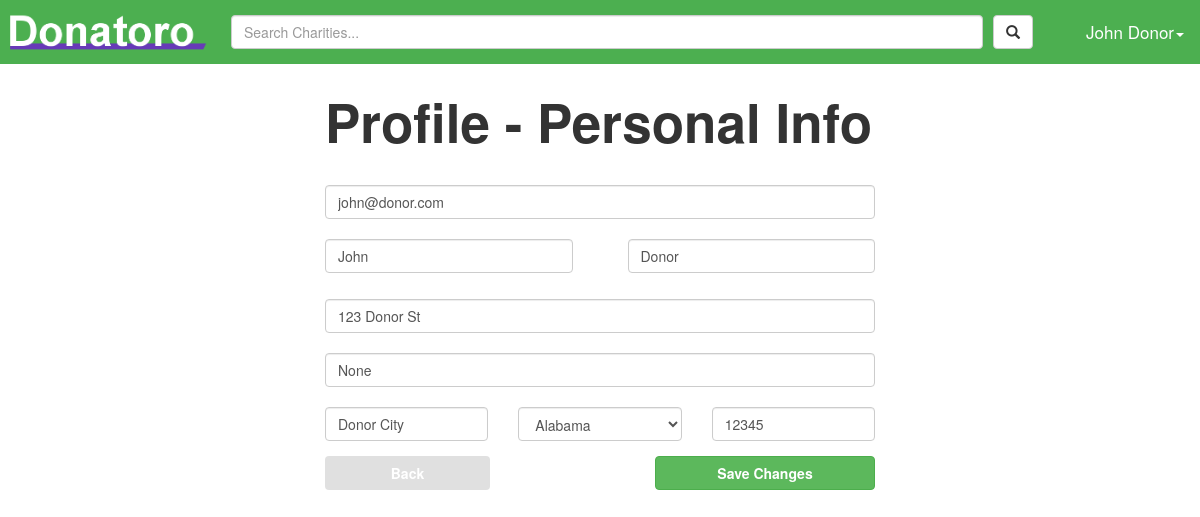
The app's page /personal (signed in), older data.
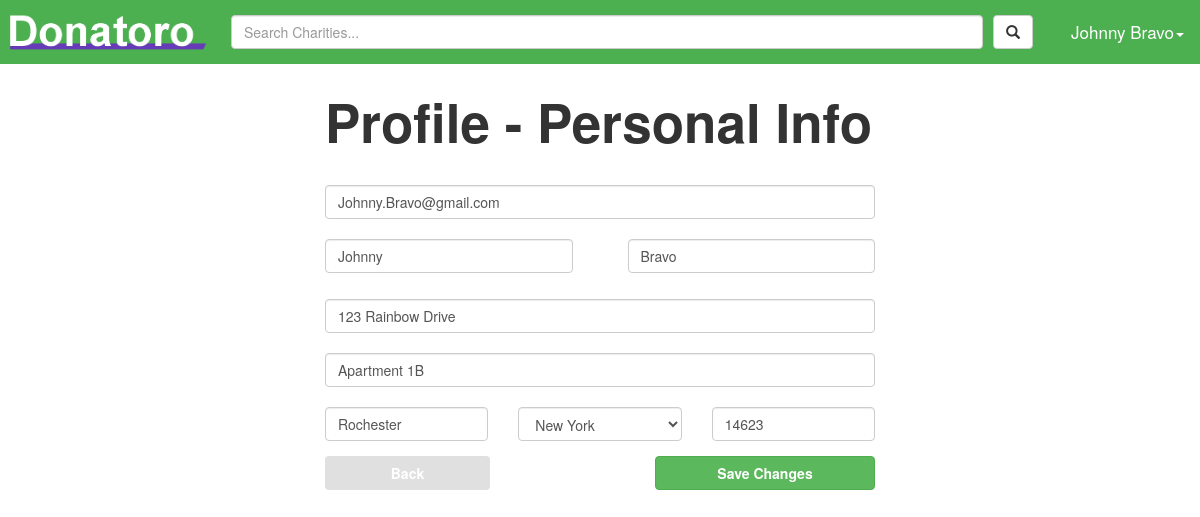
The same page, newer data.
### tables this page shows
CREATE TABLE "donor_info" ("firstName" TEXT NOT NULL , "lastName" TEXT NOT NULL , "streetAdd1" TEXT NOT NULL , "streetAdd2" TEXT, "city" TEXT NOT NULL , "state" TEXT NOT NULL , "zip" INTEGER NOT NULL , "userID" INTEGER PRIMARY KEY  NOT NULL  UNIQUE );

CREATE TABLE "user" ("id" INTEGER PRIMARY KEY  NOT NULL ,"email" TEXT NOT NULL ,"password" TEXT NOT NULL ,"isDonor" BOOL NOT NULL  DEFAULT (null) );

### donatoro.py (the view)
@app.route('/personal')
def edit_personal():
    user = getUserById(session['userId'])
    if user["isDonor"] == 1:
        return render_template_logged_in('DonorProfile/donorPersonal.jinja', states=states)
    else:
        return render_template_logged_in('CharityProfile/charityPersonal.jinja', states=states, countries=countries)

### dataBaseLogic.py (called while the page is built)
def get_db():
    return sqlite3.connect(app.config['DATABASE'])

def query_db(query, args=(), one=False):
    cur = get_db().execute(query, args)
    return cur
    cur.close()
    return test

def getUserById(userId):
    user = query_db('select * from user where id=?', (userId,)).fetchone()
    return dict(id=user[0], password=user[2], email=user[1], isDonor=user[3])

def getInfoByUserId(userId):
    user = getUserById(userId)
    if user["isDonor"]:
        donor = query_db('select * from donor_info where userID=?', (userId,)).fetchone()
        return dict(firstName=donor[0], lastName=donor[1], streetAdd1=donor[2], streetAdd2=donor[3],
                    city=donor[4], state=donor[5], zip=donor[6], userId=donor[7])
    else:
        charity = query_db('select * from charity_info where userID=?', (userId,)).fetchone()
        return dict(name=charity[0], identificationNum=charity[1], description=charity[2], streetAdd=charity[3],
                    city=charity[4], state=charity[5], zip=charity[6], country=charity[7], userId=charity[8],
                    charId=charity[9])

### templates/DonorProfile/donorPersonal.jinja
{% extends "base.jinja" %}
{% block head %}
    <link rel="stylesheet" type="text/css" href="{{ url_for('static', filename='stylesheets/profile.css') }}" />
{% endblock %}
{% block body %}
<div class="formContainer">
    <div class="form-group">
        <br>
        <label class="profileTitle">Profile - Personal Info</label>
        <form action="../savePersonal" method="post">
        <br>
        <input type="email" class="form-control" name="emailInput" placeholder="Email" value="{{user["email"]}}"/>
        <br>
        <input type="text" class="form-control leftBox" name="firstName" placeholder="First Name" value="{{ userInfo["firstName"] }}"/>
        <input type="text" class="form-control rightBox" name="lastName" placeholder="Last Name" value="{{ userInfo["lastName"] }}"/>
        <br>
        <br>
        <br>
        <input type="text" class="form-control" name="streetAddress1" placeholder="Street Address Line 1" value="{{userInfo["streetAdd1"]}}"/>
        <br>
        <input type="text" class="form-control descriptionBox" name="streetAddress2" placeholder="Street Address Line 2" value="{{userInfo["streetAdd2"]}}"/>
        <br>
        <div class='row'>
            <div class='col-sm-4'>
                <div class='form-group'>
                    <input class="form-control" name="city" size="30" type="text" placeholder="City" value="{{userInfo["city"]}}"/>
                </div>
            </div>
            <div class='col-sm-4'>
                <div class='form-group'>
                    <select class="form-control" name="state">
                        {% for n in states %}
                            {% if n == userInfo["state"] %}
                                <option selected>{{n}}</option>
                            {% else %}
                                <option>{{n}}</option>
                            {% endif %}
                        {% endfor %}
                    </select>
                </div>
            </div>
            <div class='col-sm-4'>
                <div class='form-group'>
                    <input class="form-control" name="zip" size="30" type="number" placeholder="Zip Codes" value="{{userInfo["zip"]}}"/>
                </div>
            </div>
        </div>
        <button class="btn btn-grey leftBox formButtons" formaction="../profile"><b>Back</b></button>
        <button class="btn btn-success rightBox saveButtons"><b>Save Changes</b></button>
        </form>
        <br>
        <br>
        <br>
    </div>
</div>
{% endblock %}

### templates/base.jinja (shortened to what this page needs)
<!DOCTYPE html>
<html lang="en">
<head>
    <link rel="stylesheet" type="text/css" href="{{ url_for('static', filename='stylesheets/font-awesome.min.css') }}" />
    <link rel="stylesheet" type="text/css" href="{{ url_for('static', filename='stylesheets/base.css') }}" />
    <link rel="stylesheet" href="https://maxcdn.bootstrapcdn.com/bootstrap/3.3.7/css/bootstrap.min.css">
    {% block head %}
    {% endblock %}
</head>
<body>
    <div class="topnav">
        {% if user and user["isDonor"] %}
        <a href="/newsFeed"><img src="/static/images/Donatoro-logo.png" class="logo"/></a>
        {% elif user and not user["isDonor"] %}
        <a href="/charity/admin"><img src="/static/images/Donatoro-logo.png" class="logo"/></a>
        {% else %}
        <a href="/"><img src="/static/images/Donatoro-logo.png" class="logo"/></a>
        {% endif %}
        {% if user %}
        <div class="dropdown username">
            {% if user["isDonor"] %}
                <button class="dropdown-toggle username" type="button" data-toggle="dropdown">{{ userInfo["firstName"] }} {{ userInfo["lastName"] }}<span class="caret"></span></button>
            {% else %}
                <button class="dropdown-toggle username" type="button" data-toggle="dropdown">{{ userInfo["name"] }}<span class="caret"></span></button>
            {% endif %}
        </div>
        {% if user["isDonor"] %}
            <div id="searchDiv">
                <form method="get" action="{{ url_for('results') }}" class="navbar-form navbar-left" id="searchForm" role="search">
                    <button type="submit" class="btn btn-default searchIcon"><span class="glyphicon glyphicon-search"></span></button>
                    <span><input type="text" class="form-control searchBar" name="searchQuery" placeholder="Search Charities..."></span>
                </form>
            </div>
        {% endif %}
        {% endif %}
    </div>
{% block body %}
{% endblock %}
</body>
</html>

Row changes from the older to the newer data that the page shows:
changed donor_info: firstName "John" → "Johnny"; lastName "Donor" → "Bravo"; streetAddress1 "123 Donor St" → "123 Rainbow Drive"; streetAddress2 (not shown) → "Apartment 1B"; city "Donor City" → "Rochester"; state "Alabama" → "New York"; zip "12345" → "14623"
changed user: emailInput "john@donor.com" → "Johnny.Bravo@gmail.com"
Text that changed along with them:
form field streetAddress2: "None" → (not shown)
